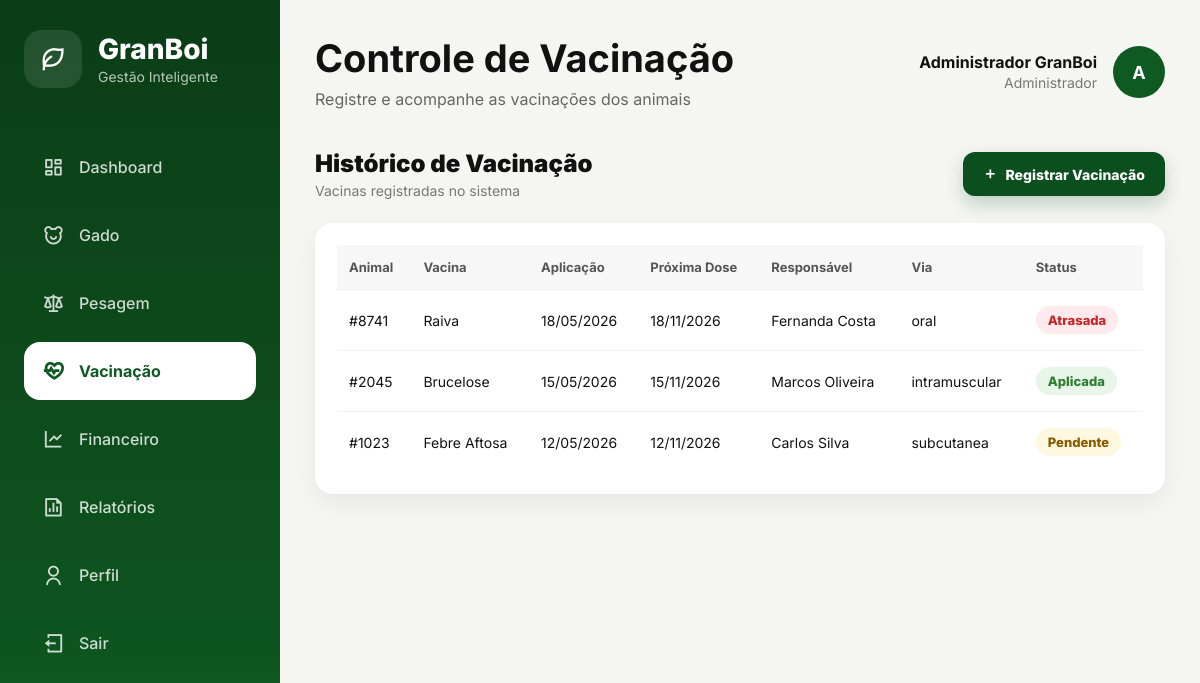
Page /vacinas (signed in) on the committed database.
### tables this page shows
CREATE TABLE vacinacao (
    id INT AUTO_INCREMENT PRIMARY KEY,
    animal_id INT NOT NULL,
    vacina VARCHAR(100) NOT NULL,
    data_aplicacao DATE NOT NULL,
    proxima_dose DATE NULL,
    responsavel VARCHAR(150) NULL,
    lote_vacina VARCHAR(100) NULL,
    quantidade VARCHAR(50) NULL,
    via_aplicacao ENUM('subcutanea', 'intramuscular', 'oral') NULL,
    observacoes TEXT NULL,
    status ENUM('pendente', 'aplicada', 'atrasada', 'cancelada') DEFAULT 'pendente',
    created_at DATETIME DEFAULT CURRENT_TIMESTAMP,
    updated_at DATETIME DEFAULT CURRENT_TIMESTAMP ON UPDATE CURRENT_TIMESTAMP,

    CONSTRAINT fk_vacinacao_animal
    FOREIGN KEY (animal_id) REFERENCES animal(id)
);

CREATE TABLE animal (
    id INT AUTO_INCREMENT PRIMARY KEY,
    brinco_identificador VARCHAR(50) NOT NULL UNIQUE,
    nome VARCHAR(100) NULL,
    raca VARCHAR(100) NULL,
    lote VARCHAR(100) NULL,
    data_nascimento DATE NULL,
    sexo ENUM('Macho', 'Fêmea') NOT NULL,
    peso_entrada DECIMAL(10,2) NOT NULL,
    status ENUM('ativo', 'vendido', 'morto', 'excluido') DEFAULT 'ativo',
    observacoes TEXT NULL,
    created_at DATETIME DEFAULT CURRENT_TIMESTAMP,
    updated_at DATETIME DEFAULT CURRENT_TIMESTAMP ON UPDATE CURRENT_TIMESTAMP
);

### app/controllers/Controller.php (called while the page is built, shortened)
<?php
class Controller
{
    protected function render($view, $dados = [])
    {
        $viewPath = ROOT_PATH . "/app/views/{$view}.php";
        extract($dados);
        require_once ROOT_PATH . "/app/layout/cabecalho.php";
        require_once $viewPath;
        require_once ROOT_PATH . "/app/layout/rodape.php";
    }
}

### app/controllers/VacinaController.php (called while the page is built, shortened)
<?php
class VacinaController extends Controller
{
    public function listar()
    {
        $vacinacaoModel = $this->model('Vacinacao');
        $animalModel = $this->model('Animal');
        $this->render('vacinas/vacinas', [
            'titulo' => 'GranBoi - Vacinação',
            'pageCss' => [
                '/public/assets/css/components/modal.css',
                '/public/assets/css/components/vacinacao/vacinacaoModal.css',
                '/public/assets/css/pages/vacinas/vacinas.css'
],
            'pageJs' => [
                '/public/assets/js/validations/vacinacao/vacinacaoValidation.js',
             '/public/assets/js/modals/vacinacao/cadastrarVacinacaoModal.js',
             '/public/assets/js/pages/vacinas/vacinasPage.js'
],
            'vacinacoes' => $vacinacaoModel->listarTodas(),
            'animais' => $animalModel->listarTodos()
        ]);
    }
}

### app/routes/web.php (called while the page is built, shortened)
<?php
$url = parse_url($_SERVER['REQUEST_URI'], PHP_URL_PATH);
$basePath = parse_url(BASE_URL, PHP_URL_PATH);
$url = str_replace($basePath, '', $url);
$route = $routes[$url];
$method = $route['method'];
require_once ROOT_PATH . '/app/controllers/Controller.php';
$controllerInstance = new $controller();
$controllerInstance->$method();

### index.php (called while the page is built, shortened)
<?php
require_once ROOT_PATH . '/app/routes/web.php';

### app/models/Vacinacao.php (called while the page is built, shortened)
<?php
class Vacinacao
{
    private $db;
    public function __construct()
    {
        $this->db = Conexao::conectar();
    }
    public function listarTodas()
    {
        $sql = "
            SELECT
                vacinacao.*,
                animal.brinco_identificador,
                animal.raca,
                animal.status AS status_animal
            FROM vacinacao
            INNER JOIN animal
                ON animal.id = vacinacao.animal_id
            WHERE animal.status != 'excluido'
            ORDER BY vacinacao.data_aplicacao DESC, vacinacao.id DESC
        ";
        return $this->db->query($sql)->fetchAll(PDO::FETCH_ASSOC);
    }
}

### app/views/vacinas/vacinas.php (the view, shortened to what this page needs)
<main class="main-content">
  <header class="topbar">
    <div class="topbar-title">
      <h1>Controle de Vacinação</h1>
      <p>
        Registre e acompanhe as vacinações dos animais
      </p>
    </div>
    <div class="profile">
      <div class="profile-info">
        <h3><?= $_SESSION['usuario']['nome'] ?? 'Usuário' ?></h3>
        <span><?= $_SESSION['usuario']['papel_nome'] ?? 'Perfil' ?></span>
      </div>
      <div class="profile-avatar">
        <?= strtoupper(substr($_SESSION['usuario']['nome'] ?? 'U', 0, 1)) ?>
      </div>
    </div>
  </header>
  <section class="vacinacao-page-actions">
    <div>
      <h2>Histórico de Vacinação</h2>
      <p>Vacinas registradas no sistema</p>
    </div>
    <button
      type="button"
      class="vacinacao-create-btn"
      id="abrirModalCadastrarVacinacao"
    >
      <i class="ri-add-line"></i>
      <span>Registrar Vacinação</span>
    </button>
  </section>
  <section class="vacinacao-table-container">
    <table class="vacinacao-table">
      <thead>
        <tr>
          <th>Animal</th>
          <th>Vacina</th>
          <th>Aplicação</th>
          <th>Próxima Dose</th>
          <th>Responsável</th>
          <th>Via</th>
          <th>Status</th>
        </tr>
      </thead>
      <tbody>
        <?php if (!empty($vacinacoes)): ?>
          <?php foreach ($vacinacoes as $vacinacao): ?>
            <tr>
              <td>
                #<?= htmlspecialchars($vacinacao['brinco_identificador']) ?>
              </td>
              <td>
                <?= htmlspecialchars($vacinacao['vacina']) ?>
              </td>
              <td>
                <?= date('d/m/Y', strtotime($vacinacao['data_aplicacao'])) ?>
              </td>
              <td>
                <?= !empty($vacinacao['proxima_dose']) ? date('d/m/Y', strtotime($vacinacao['proxima_dose'])) : '-' ?>
              </td>
              <td>
                <?= htmlspecialchars($vacinacao['responsavel'] ?? '-') ?>
              </td>
              <td>
                <?= htmlspecialchars($vacinacao['via_aplicacao'] ?? '-') ?>
              </td>
              <td>
                <span class="vacinacao-status vacinacao-status-<?= htmlspecialchars($vacinacao['status']) ?>">
                  <?= ucfirst(htmlspecialchars($vacinacao['status'])) ?>
                </span>
              </td>
            </tr>
          <?php endforeach; ?>
        <?php endif; ?>
      </tbody>
    </table>
  </section>
</main>

### public/assets/css/global/style.css (style rules this page uses)
* { margin: 0; padding: 0; box-sizing: border-box; }
body { font-family: 'Inter', sans-serif; background: #f5f5f2; color: #111; }
button, input, select, textarea { font-family: inherit; }
.main-content { flex: 1; margin-left: 280px; padding: 35px; }
.topbar { display: flex; align-items: center; justify-content: space-between; margin-bottom: 40px; }
.topbar-title h1 { font-size: 38px; margin-bottom: 8px; }
.topbar-title p { color: #666; }
.profile { display: flex; align-items: center; gap: 16px; }
.profile-info { text-align: right; }
.profile-info h3 { font-size: 16px; }
.profile-info span { color: #777; font-size: 14px; }
.profile-avatar { width: 52px; height: 52px; border-radius: 50%; background: #0f5a22; color: white; display: flex; align-items: center; justify-content: center; font-weight: 700; font-size: 18px; }
table { width: 100%; border-collapse: collapse; }
thead { background: #f4f4f4; }
th { text-align: left; padding: 16px; font-size: 14px; color: #555; }
td { padding: 18px 16px; border-bottom: 1px solid #eee; font-size: 15px; }

### public/assets/css/pages/vacinas/vacinas.css (style rules this page uses)
.vacinacao-page-actions { display: flex; align-items: center; justify-content: space-between; gap: 16px; margin-bottom: 24px; }
.vacinacao-page-actions h2 { font-size: 24px; font-weight: 900; color: var(--dark); margin-bottom: 4px; }
.vacinacao-page-actions p { color: #777; font-size: 14px; }
.vacinacao-create-btn { display: inline-flex; align-items: center; justify-content: center; gap: 8px; min-height: 44px; padding: 0 20px; background: #0b4f1f; color: #fff; border: none; border-radius: 12px; font-family: inherit; font-size: 14px; font-weight: 800; cursor: pointer; box-shadow: 0 8px 18px rgba(11, 79, 31, 0.22); }
.vacinacao-table-container { background: #fff; border-radius: 18px; padding: 22px; box-shadow: 0 10px 25px rgba(0, 0, 0, 0.06); overflow-x: auto; }
.vacinacao-table { width: 100%; border-collapse: collapse; }
.vacinacao-table th { text-align: left; font-size: 13px; color: #555; padding: 14px 12px; border-bottom: 1px solid #eee; background: #f7f7f7; }
.vacinacao-table td { padding: 16px 12px; border-bottom: 1px solid #f1f1f1; font-size: 14px; color: var(--dark); }
.vacinacao-table tr:last-child td { border-bottom: none; }
.vacinacao-status { display: inline-flex; align-items: center; padding: 6px 12px; border-radius: 999px; font-size: 13px; font-weight: 800; text-transform: capitalize; }
.vacinacao-status-aplicada { background: #e8f5e9; color: #2e7d32; }
.vacinacao-status-pendente { background: #fff8e1; color: #8a5a00; }
.vacinacao-status-atrasada { background: #ffebee; color: #c62828; }

### rows in the picture
vacinacao: animal.brinco_identificador "8741", vacina "Raiva", data_aplicacao "18/05/2026", proxima_dose "18/11/2026", responsavel "Fernanda Costa", via_aplicacao "oral", status "Atrasada"
vacinacao: animal.brinco_identificador "2045", vacina "Brucelose", data_aplicacao "15/05/2026", proxima_dose "15/11/2026", responsavel "Marcos Oliveira", via_aplicacao "intramuscular", status "Aplicada"
vacinacao: animal.brinco_identificador "1023", vacina "Febre Aftosa", data_aplicacao "12/05/2026", proxima_dose "12/11/2026", responsavel "Carlos Silva", via_aplicacao "subcutanea", status "Pendente"

### other values in the picture
$menu['label'] "Dashboard"
$menu['label'] "Gado"
$menu['label'] "Pesagem"
$menu['label'] "Vacinação"
$menu['label'] "Financeiro"
$menu['label'] "Relatórios"
$menu['label'] "Perfil"
$_SESSION['usuario']['nome'] "Administrador GranBoi"
$_SESSION['usuario']['papel_nome'] "Administrador"
substr($_SESSION['usuario']['nome'] ?? 'U', 0, 1) "A"
